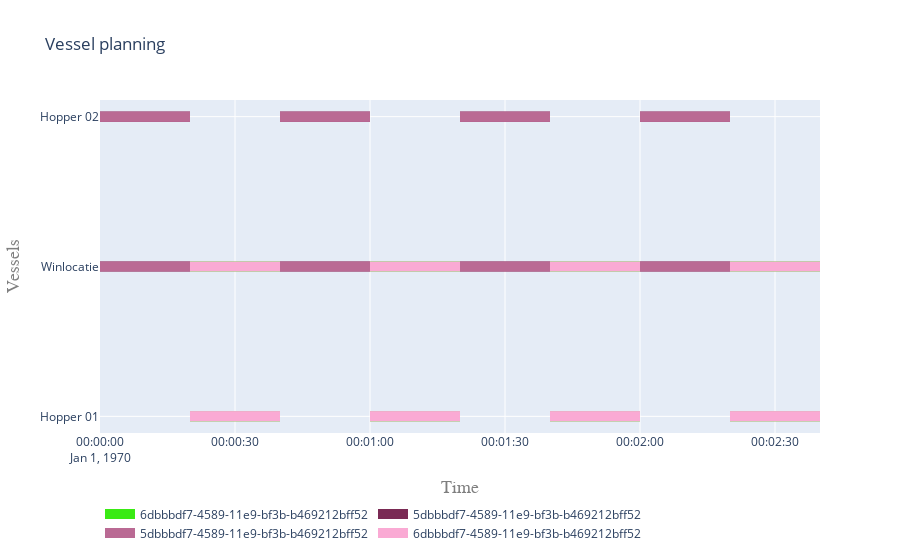

Notebook code cell kept with this figure:
### Code cell
plot.vessel_planning([ hopper1, hopper2, from_site])

### Figure 1 — Plotly figure (JSON) as saved in the notebook; plotly's stock layout.template omitted (floating-point values rounded to 4 significant figures)
{"data": [{"connectgaps": false, "hoverinfo": "y+name", "line": {"color": "rgb(58,234,20)", "width": 10}, "mode": "lines", "name": "6dbbbdf7-4589-11e9-bf3b-b469212bff52", "type": "scatter", "x": ["1970-01-01T00:00:20", "1970-01-01T00:00:20", "1970-01-01T00:00:40", "1970-01-01T00:00:40", "1970-01-01T00:00:40", "1970-01-01T00:00:20", "1970-01-01T00:00:20", "1970-01-01T00:00:40", "1970-01-01T00:00:40", "1970-01-01T00:00:40", "1970-01-01T00:01:00", "1970-01-01T00:01:00", "1970-01-01T00:01:20", "1970-01-01T00:01:20", "1970-01-01T00:01:20", "1970-01-01T00:01:00", "1970-01-01T00:01:00", "1970-01-01T00:01:20", "1970-01-01T00:01:20", "1970-01-01T00:01:20", "1970-01-01T00:01:40", "1970-01-01T00:01:40", "1970-01-01T00:02:00", "1970-01-01T00:02:00", "1970-01-01T00:02:00", "1970-01-01T00:01:40", "1970-01-01T00:01:40", "1970-01-01T00:02:00", "1970-01-01T00:02:00", "1970-01-01T00:02:00", "1970-01-01T00:02:20", "1970-01-01T00:02:20", "1970-01-01T00:02:40", "1970-01-01T00:02:40", "1970-01-01T00:02:40", "1970-01-01T00:02:20", "1970-01-01T00:02:20", "1970-01-01T00:02:40", "1970-01-01T00:02:40", "1970-01-01T00:02:40", "1970-01-01T00:00:20", "1970-01-01T00:00:20", "1970-01-01T00:00:40", "1970-01-01T00:00:40", "1970-01-01T00:00:40", "1970-01-01T00:01:00", "1970-01-01T00:01:00", "1970-01-01T00:01:20", "1970-01-01T00:01:20", "1970-01-01T00:01:20", "1970-01-01T00:01:40", "1970-01-01T00:01:40", "1970-01-01T00:02:00", "1970-01-01T00:02:00", "1970-01-01T00:02:00", "1970-01-01T00:02:20", "1970-01-01T00:02:20", "1970-01-01T00:02:40", "1970-01-01T00:02:40", "1970-01-01T00:02:40"], "y": ["Hopper 01", "Hopper 01", "Hopper 01", "Hopper 01", null, "Hopper 01", "Hopper 01", "Hopper 01", "Hopper 01", null, "Hopper 01", "Hopper 01", "Hopper 01", "Hopper 01", null, "Hopper 01", "Hopper 01", "Hopper 01", "Hopper 01", null, "Hopper 01", "Hopper 01", "Hopper 01", "Hopper 01", null, "Hopper 01", "Hopper 01", "Hopper 01", "Hopper 01", null, "Hopper 01", "Hopper 01", "Hopper 01", "Hopper 01", null, "Hopper 01", "Hopper 01", "Hopper 01", "Hopper 01", null, "Winlocatie", "Winlocatie", "Winlocatie", "Winlocatie", null, "Winlocatie", "Winlocatie", "Winlocatie", "Winlocatie", null, "Winlocatie", "Winlocatie", "Winlocatie", "Winlocatie", null, "Winlocatie", "Winlocatie", "Winlocatie", "Winlocatie", null]}, {"connectgaps": false, "hoverinfo": "y+name", "line": {"color": "rgb(122,42,84)", "width": 10}, "mode": "lines", "name": "5dbbbdf7-4589-11e9-bf3b-b469212bff52", "type": "scatter", "x": ["1970-01-01T00:00:00", "1970-01-01T00:00:00", "1970-01-01T00:00:20", "1970-01-01T00:00:20", "1970-01-01T00:00:20", "1970-01-01T00:00:00", "1970-01-01T00:00:00", "1970-01-01T00:00:20", "1970-01-01T00:00:20", "1970-01-01T00:00:20", "1970-01-01T00:00:40", "1970-01-01T00:00:40", "1970-01-01T00:01:00", "1970-01-01T00:01:00", "1970-01-01T00:01:00", "1970-01-01T00:00:40", "1970-01-01T00:00:40", "1970-01-01T00:01:00", "1970-01-01T00:01:00", "1970-01-01T00:01:00", "1970-01-01T00:01:20", "1970-01-01T00:01:20", "1970-01-01T00:01:40", "1970-01-01T00:01:40", "1970-01-01T00:01:40", "1970-01-01T00:01:20", "1970-01-01T00:01:20", "1970-01-01T00:01:40", "1970-01-01T00:01:40", "1970-01-01T00:01:40", "1970-01-01T00:02:00", "1970-01-01T00:02:00", "1970-01-01T00:02:20", "1970-01-01T00:02:20", "1970-01-01T00:02:20", "1970-01-01T00:02:00", "1970-01-01T00:02:00", "1970-01-01T00:02:20", "1970-01-01T00:02:20", "1970-01-01T00:02:20", "1970-01-01T00:00:00", "1970-01-01T00:00:00", "1970-01-01T00:00:20", "1970-01-01T00:00:20", "1970-01-01T00:00:20", "1970-01-01T00:00:40", "1970-01-01T00:00:40", "1970-01-01T00:01:00", "1970-01-01T00:01:00", "1970-01-01T00:01:00", "1970-01-01T00:01:20", "1970-01-01T00:01:20", "1970-01-01T00:01:40", "1970-01-01T00:01:40", "1970-01-01T00:01:40", "1970-01-01T00:02:00", "1970-01-01T00:02:00", "1970-01-01T00:02:20", "1970-01-01T00:02:20", "1970-01-01T00:02:20"], "y": ["Hopper 02", "Hopper 02", "Hopper 02", "Hopper 02", null, "Hopper 02", "Hopper 02", "Hopper 02", "Hopper 02", null, "Hopper 02", "Hopper 02", "Hopper 02", "Hopper 02", null, "Hopper 02", "Hopper 02", "Hopper 02", "Hopper 02", null, "Hopper 02", "Hopper 02", "Hopper 02", "Hopper 02", null, "Hopper 02", "Hopper 02", "Hopper 02", "Hopper 02", null, "Hopper 02", "Hopper 02", "Hopper 02", "Hopper 02", null, "Hopper 02", "Hopper 02", "Hopper 02", "Hopper 02", null, "Winlocatie", "Winlocatie", "Winlocatie", "Winlocatie", null, "Winlocatie", "Winlocatie", "Winlocatie", "Winlocatie", null, "Winlocatie", "Winlocatie", "Winlocatie", "Winlocatie", null, "Winlocatie", "Winlocatie", "Winlocatie", "Winlocatie", null]}, {"connectgaps": false, "hoverinfo": "y+name", "line": {"color": "rgb(186,106,148)", "width": 10}, "mode": "lines", "name": "5dbbbdf7-4589-11e9-bf3b-b469212bff52", "type": "scatter", "x": ["1970-01-01T00:00:00", "1970-01-01T00:00:00", "1970-01-01T00:00:20", "1970-01-01T00:00:20", "1970-01-01T00:00:20", "1970-01-01T00:00:00", "1970-01-01T00:00:00", "1970-01-01T00:00:20", "1970-01-01T00:00:20", "1970-01-01T00:00:20", "1970-01-01T00:00:40", "1970-01-01T00:00:40", "1970-01-01T00:01:00", "1970-01-01T00:01:00", "1970-01-01T00:01:00", "1970-01-01T00:00:40", "1970-01-01T00:00:40", "1970-01-01T00:01:00", "1970-01-01T00:01:00", "1970-01-01T00:01:00", "1970-01-01T00:01:20", "1970-01-01T00:01:20", "1970-01-01T00:01:40", "1970-01-01T00:01:40", "1970-01-01T00:01:40", "1970-01-01T00:01:20", "1970-01-01T00:01:20", "1970-01-01T00:01:40", "1970-01-01T00:01:40", "1970-01-01T00:01:40", "1970-01-01T00:02:00", "1970-01-01T00:02:00", "1970-01-01T00:02:20", "1970-01-01T00:02:20", "1970-01-01T00:02:20", "1970-01-01T00:02:00", "1970-01-01T00:02:00", "1970-01-01T00:02:20", "1970-01-01T00:02:20", "1970-01-01T00:02:20", "1970-01-01T00:00:00", "1970-01-01T00:00:00", "1970-01-01T00:00:20", "1970-01-01T00:00:20", "1970-01-01T00:00:20", "1970-01-01T00:00:40", "1970-01-01T00:00:40", "1970-01-01T00:01:00", "1970-01-01T00:01:00", "1970-01-01T00:01:00", "1970-01-01T00:01:20", "1970-01-01T00:01:20", "1970-01-01T00:01:40", "1970-01-01T00:01:40", "1970-01-01T00:01:40", "1970-01-01T00:02:00", "1970-01-01T00:02:00", "1970-01-01T00:02:20", "1970-01-01T00:02:20", "1970-01-01T00:02:20"], "y": ["Hopper 02", "Hopper 02", "Hopper 02", "Hopper 02", null, "Hopper 02", "Hopper 02", "Hopper 02", "Hopper 02", null, "Hopper 02", "Hopper 02", "Hopper 02", "Hopper 02", null, "Hopper 02", "Hopper 02", "Hopper 02", "Hopper 02", null, "Hopper 02", "Hopper 02", "Hopper 02", "Hopper 02", null, "Hopper 02", "Hopper 02", "Hopper 02", "Hopper 02", null, "Hopper 02", "Hopper 02", "Hopper 02", "Hopper 02", null, "Hopper 02", "Hopper 02", "Hopper 02", "Hopper 02", null, "Winlocatie", "Winlocatie", "Winlocatie", "Winlocatie", null, "Winlocatie", "Winlocatie", "Winlocatie", "Winlocatie", null, "Winlocatie", "Winlocatie", "Winlocatie", "Winlocatie", null, "Winlocatie", "Winlocatie", "Winlocatie", "Winlocatie", null]}, {"connectgaps": false, "hoverinfo": "y+name", "line": {"color": "rgb(250,170,212)", "width": 10}, "mode": "lines", "name": "6dbbbdf7-4589-11e9-bf3b-b469212bff52", "type": "scatter", "x": ["1970-01-01T00:00:20", "1970-01-01T00:00:20", "1970-01-01T00:00:40", "1970-01-01T00:00:40", "1970-01-01T00:00:40", "1970-01-01T00:00:20", "1970-01-01T00:00:20", "1970-01-01T00:00:40", "1970-01-01T00:00:40", "1970-01-01T00:00:40", "1970-01-01T00:01:00", "1970-01-01T00:01:00", "1970-01-01T00:01:20", "1970-01-01T00:01:20", "1970-01-01T00:01:20", "1970-01-01T00:01:00", "1970-01-01T00:01:00", "1970-01-01T00:01:20", "1970-01-01T00:01:20", "1970-01-01T00:01:20", "1970-01-01T00:01:40", "1970-01-01T00:01:40", "1970-01-01T00:02:00", "1970-01-01T00:02:00", "1970-01-01T00:02:00", "1970-01-01T00:01:40", "1970-01-01T00:01:40", "1970-01-01T00:02:00", "1970-01-01T00:02:00", "1970-01-01T00:02:00", "1970-01-01T00:02:20", "1970-01-01T00:02:20", "1970-01-01T00:02:40", "1970-01-01T00:02:40", "1970-01-01T00:02:40", "1970-01-01T00:02:20", "1970-01-01T00:02:20", "1970-01-01T00:02:40", "1970-01-01T00:02:40", "1970-01-01T00:02:40", "1970-01-01T00:00:20", "1970-01-01T00:00:20", "1970-01-01T00:00:40", "1970-01-01T00:00:40", "1970-01-01T00:00:40", "1970-01-01T00:01:00", "1970-01-01T00:01:00", "1970-01-01T00:01:20", "1970-01-01T00:01:20", "1970-01-01T00:01:20", "1970-01-01T00:01:40", "1970-01-01T00:01:40", "1970-01-01T00:02:00", "1970-01-01T00:02:00", "1970-01-01T00:02:00", "1970-01-01T00:02:20", "1970-01-01T00:02:20", "1970-01-01T00:02:40", "1970-01-01T00:02:40", "1970-01-01T00:02:40"], "y": ["Hopper 01", "Hopper 01", "Hopper 01", "Hopper 01", null, "Hopper 01", "Hopper 01", "Hopper 01", "Hopper 01", null, "Hopper 01", "Hopper 01", "Hopper 01", "Hopper 01", null, "Hopper 01", "Hopper 01", "Hopper 01", "Hopper 01", null, "Hopper 01", "Hopper 01", "Hopper 01", "Hopper 01", null, "Hopper 01", "Hopper 01", "Hopper 01", "Hopper 01", null, "Hopper 01", "Hopper 01", "Hopper 01", "Hopper 01", null, "Hopper 01", "Hopper 01", "Hopper 01", "Hopper 01", null, "Winlocatie", "Winlocatie", "Winlocatie", "Winlocatie", null, "Winlocatie", "Winlocatie", "Winlocatie", "Winlocatie", null, "Winlocatie", "Winlocatie", "Winlocatie", "Winlocatie", null, "Winlocatie", "Winlocatie", "Winlocatie", "Winlocatie", null]}], "layout": {"hovermode": "closest", "legend": {"orientation": "h", "x": 0, "y": -0.2}, "title": {"text": "Vessel planning"}, "xaxis": {"range": ["1970-01-01T00:00:00", "1970-01-01T00:02:40"], "title": {"font": {"color": "#7f7f7f", "family": "Courier New, monospace", "size": 18}, "text": "Time"}}, "yaxis": {"title": {"font": {"color": "#7f7f7f", "family": "Courier New, monospace", "size": 18}, "text": "Vessels"}}}}
